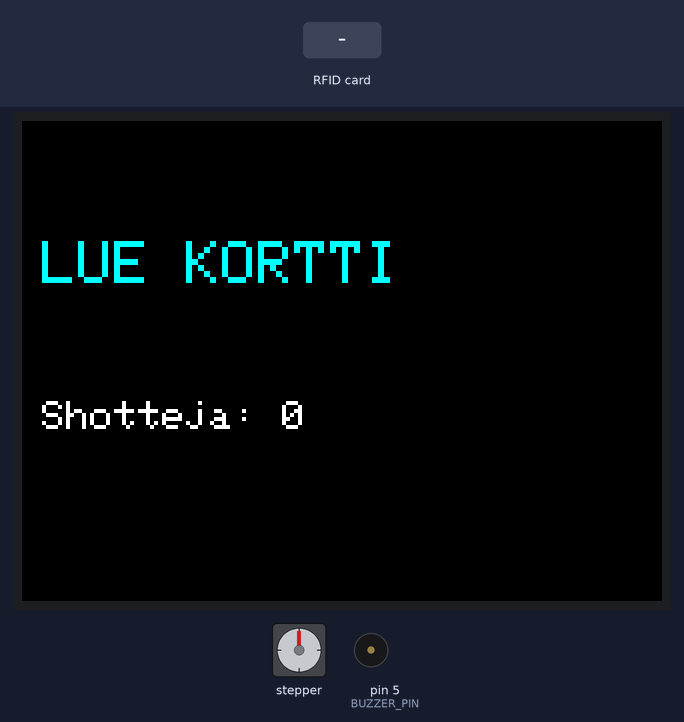
This sketch was run on a simulated Arduino Uno, built with avr-gcc and run on an emulated ATmega328P. Shown: stepper motor, 320×240 colour display, buzzer (waves = sounding). Wiring (inferred from the names in the program): stepper motor driver (200 steps per turn assumed): step pin 3; direction pin 2. Inputs (shaded band) come from the test bench. EEPROM starts erased; what the sketch prints to the serial monitor is not drawn.

Above: at 3.0 s.
3.1 s: RFID card E0 59 72 19 held to the reader
At 4.5 s:
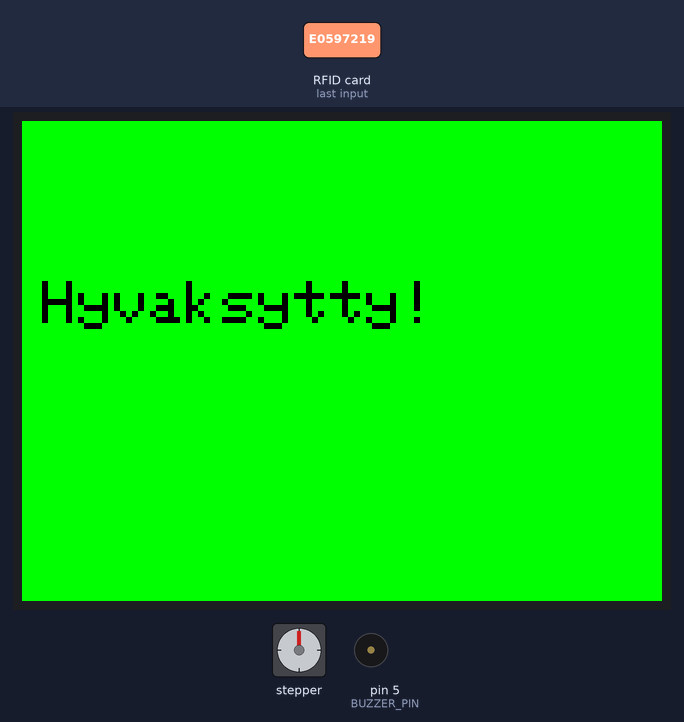
At 6.4 s:
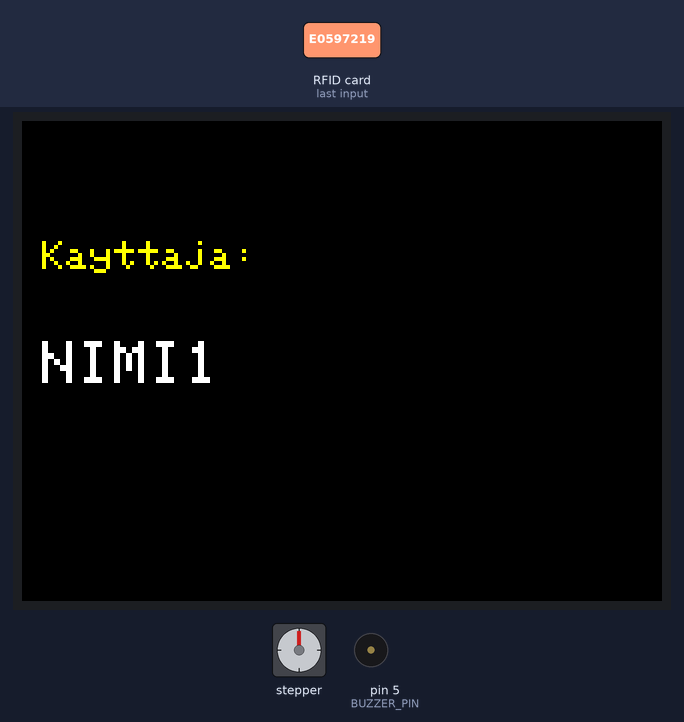
Timing chart, 0 to 23.9 s (numbered marks = the images above; inputs shaded):
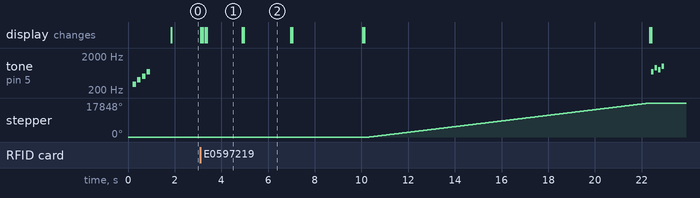

Measured:
- after the input at 3.1 s, tone on pin 5 (BUZZER_PIN): plays 700 Hz for 0.10 s, 900 Hz for 0.10 s, 800 Hz for 0.10 s, 1000 Hz for 0.10 s, starting after 19.3 s; stepper: turns 17848° clockwise in 12.0 s, starting after 7.2 s; the display: first changes at once (image 1 shows a later state)
- what the display in image 1 shows lasts 1.5 s, from 3.4 s to 4.9 s

The sketch:

JuomaAutomaatti.ino
```cpp
//////////////////////////////////////////////////////////////////////////////
// Elektorniikan perusteet 2                                                //
// Päivämäärä: 29.3.2024                                                    //
// Koodissa on käytetty lähteenä:                                           //
// https://docs.arduino.cc/learn/programming/eeprom-guide/                  //
// https://forum.arduino.cc/t/stepper-motor-with-driver-a4988/405855        //
// https://github.com/miguelbalboa/rfid/tree/master                         //
// TFT-näyttö: Adafruit_ILI9341 + Adafruit_GFX kirjastot                  //
//////////////////////////////////////////////////////////////////////////////
#include <SPI.h>
#include <MFRC522.h>
#include <EEPROM.h>
#include <Adafruit_GFX.h>
#include <Adafruit_ILI9341.h>

// RFID-pinnit
#define SS_PIN  10
#define RST_PIN  9

// Moottoriohjain
#define STEP_PIN    3
#define DIR_PIN     2
#define SLEEP_PIN   4
#define BUZZER_PIN  5

// 3.2" TFT ILI9341 - käyttää samaa SPI-väylää kuin RFID
// Vapaat pinnit (entiset LCD-pinnit):
#define TFT_CS  A0
#define TFT_DC  A1
#define TFT_RST A2

// Värit
#define TFT_BLACK   0x0000
#define TFT_WHITE   0xFFFF
#define TFT_GREEN   0x07E0
#define TFT_RED     0xF800
#define TFT_YELLOW  0xFFE0
#define TFT_BLUE    0x001F
#define TFT_CYAN    0x07FF

#define MAX_CARDS 10
#define TOTAL_DRINK_COUNT_ADDR      (MAX_CARDS * sizeof(Card))
#define EEPROM_INITIALIZED_FLAG_ADDR (TOTAL_DRINK_COUNT_ADDR + sizeof(int))
#define EEPROM_INITIALIZED_FLAG     123

Adafruit_ILI9341 tft = Adafruit_ILI9341(TFT_CS, TFT_DC, TFT_RST);
MFRC522 mfrc522(SS_PIN, RST_PIN);

struct Card {
    char uid[10];
    char role[10];
    int drinkCount;
};

Card predefinedCards[MAX_CARDS] = {
    {"E0597219", "NIMI1", 0},
    {"E3B2C52E", "NIMI2", 0},
    {"B3258D2",  "NIMI3", 0}
};

int totalDrinkCount = 0;

// Näyttää viestin TFT-näytöllä
void tftShow(const char* rivi1, const char* rivi2, uint16_t bgColor, uint16_t txtColor) {
    tft.fillScreen(bgColor);
    tft.setTextColor(txtColor);
    tft.setTextSize(3);
    tft.setCursor(10, 80);
    tft.println(rivi1);
    if (rivi2 != nullptr) {
        tft.setCursor(10, 130);
        tft.println(rivi2);
    }
}

// Näyttää aloitusnäytön
void naytaAloitusNaytto() {
    tft.fillScreen(TFT_BLACK);
    tft.setTextColor(TFT_CYAN);
    tft.setTextSize(3);
    tft.setCursor(10, 60);
    tft.println("LUE KORTTI");
    tft.setTextColor(TFT_WHITE);
    tft.setTextSize(2);
    tft.setCursor(10, 140);
    tft.print("Shotteja: ");
    tft.println(totalDrinkCount);
}

void initializeEEPROM() {
    for (int i = 0; i < MAX_CARDS; i++) {
        int addr = i * sizeof(Card);
        EEPROM.put(addr, predefinedCards[i]);
    }
    EEPROM.put(TOTAL_DRINK_COUNT_ADDR, 0);
}

void beep(int duration) {
    digitalWrite(BUZZER_PIN, HIGH);
    delay(duration);
    digitalWrite(BUZZER_PIN, LOW);
}

void playStartupSound() {
    int tones[] = { 300, 400, 500, 700 };
    for (int i = 0; i < 4; i++) {
        tone(BUZZER_PIN, tones[i], 150);
        delay(200);
    }
    noTone(BUZZER_PIN);
}

void playHappySound() {
    int tones[] = { 700, 900, 800, 1000 };
    for (int i = 0; i < 4; i++) {
        tone(BUZZER_PIN, tones[i], 100);
        delay(150);
    }
    noTone(BUZZER_PIN);
}

bool isAuthorized(const String &uid, Card &matchedCard, int &cardIndex) {
    for (int i = 0; i < MAX_CARDS; i++) {
        int addr = i * sizeof(Card);
        Card storedCard;
        EEPROM.get(addr, storedCard);

        String storedUID = String(storedCard.uid);
        storedUID.toUpperCase();

        if (storedUID == uid) {
            matchedCard = storedCard;
            cardIndex = i;
            return true;
        }
    }
    return false;
}

void setup() {
    Serial.begin(9600);
    SPI.begin();
    mfrc522.PCD_Init();

    pinMode(STEP_PIN, OUTPUT);
    pinMode(DIR_PIN, OUTPUT);
    pinMode(SLEEP_PIN, OUTPUT);
    pinMode(BUZZER_PIN, OUTPUT);

    digitalWrite(DIR_PIN, HIGH);
    digitalWrite(SLEEP_PIN, LOW);

    tft.begin();
    tft.setRotation(1);  // Vaakasuunta (landscape)

    playStartupSound();

    byte initialized;
    EEPROM.get(EEPROM_INITIALIZED_FLAG_ADDR, initialized);
    if (initialized != EEPROM_INITIALIZED_FLAG) {
        initializeEEPROM();
        EEPROM.put(EEPROM_INITIALIZED_FLAG_ADDR, EEPROM_INITIALIZED_FLAG);
        Serial.println("EEPROM alustettu!");
    }

    EEPROM.get(TOTAL_DRINK_COUNT_ADDR, totalDrinkCount);
    naytaAloitusNaytto();
}

void loop() {
    if (!mfrc522.PICC_IsNewCardPresent() || !mfrc522.PICC_ReadCardSerial()) {
        return;
    }

    String readUID = "";
    for (byte i = 0; i < mfrc522.uid.size; i++) {
        readUID += String(mfrc522.uid.uidByte[i], HEX);
    }
    readUID.toUpperCase();
    // Tulostaa kortin UID:n jotta uusia kortteja on helpompi lisätä järjestelmään.
    Serial.print("Kortin UID: ");
    Serial.println(readUID);

    tftShow("Kortti", "luettu...", TFT_BLUE, TFT_WHITE);

    Card card;
    int cardIndex;

    if (isAuthorized(readUID, card, cardIndex)) {
        beep(100);

        tftShow("Hyvaksytty!", nullptr, TFT_GREEN, TFT_BLACK);
        delay(1500);

        // Näytä käyttäjänimi
        tft.fillScreen(TFT_BLACK);
        tft.setTextColor(TFT_YELLOW);
        tft.setTextSize(2);
        tft.setCursor(10, 60);
        tft.println("Kayttaja:");
        tft.setTextColor(TFT_WHITE);
        tft.setTextSize(3);
        tft.setCursor(10, 110);
        tft.println(card.role);
        delay(2000);

        // Näytä shotit
        tft.fillScreen(TFT_BLACK);
        tft.setTextColor(TFT_CYAN);
        tft.setTextSize(3);
        tft.setCursor(10, 60);
        tft.println(card.role);
        tft.setTextColor(TFT_WHITE);
        tft.setTextSize(2);
        tft.setCursor(10, 130);
        tft.print("Shotit: ");
        tft.println(card.drinkCount);
        delay(3000);

        card.drinkCount++;
        EEPROM.put(cardIndex * sizeof(Card), card);

        totalDrinkCount++;
        EEPROM.put(TOTAL_DRINK_COUNT_ADDR, totalDrinkCount);

        tftShow("Shotti", "tulossa!", TFT_BLUE, TFT_YELLOW);

        beep(200);
        runMotor(12.5);
    } else {
        for (int i = 0; i < 4; i++) {
            beep(100);
            delay(100);
        }

        tftShow("Kortti", "Hylatty!", TFT_RED, TFT_WHITE);
        delay(2000);
        naytaAloitusNaytto();
    }

    mfrc522.PICC_HaltA();
    mfrc522.PCD_StopCrypto1();
}

void runMotor(int durationSeconds) {
    digitalWrite(SLEEP_PIN, HIGH);
    delay(10);

    unsigned long endTime = millis() + (durationSeconds * 1000);
    while (millis() < endTime) {
        digitalWrite(STEP_PIN, HIGH);
        delayMicroseconds(600);
        digitalWrite(STEP_PIN, LOW);
        delayMicroseconds(600);
    }

    tftShow("Shotti", "kaadettu!", TFT_GREEN, TFT_BLACK);
    playHappySound();

    digitalWrite(SLEEP_PIN, LOW);
    delay(2000);

    naytaAloitusNaytto();
}
```
